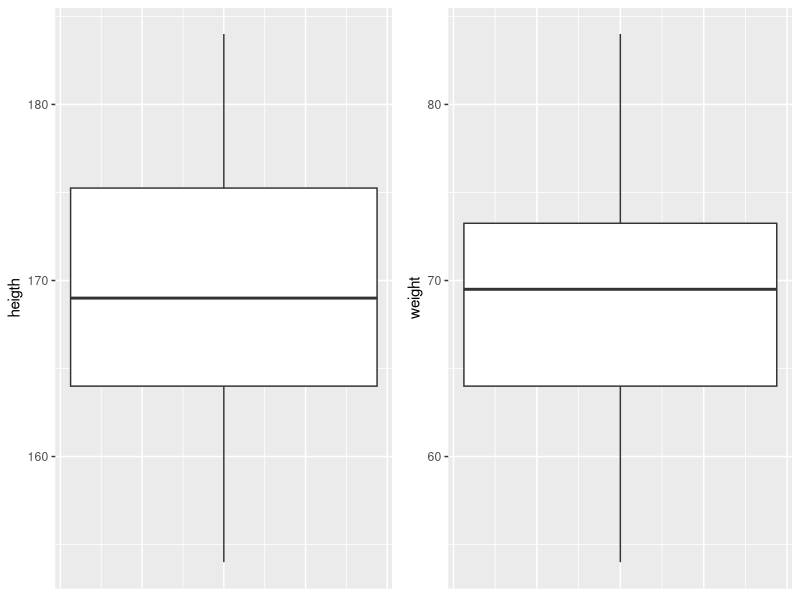
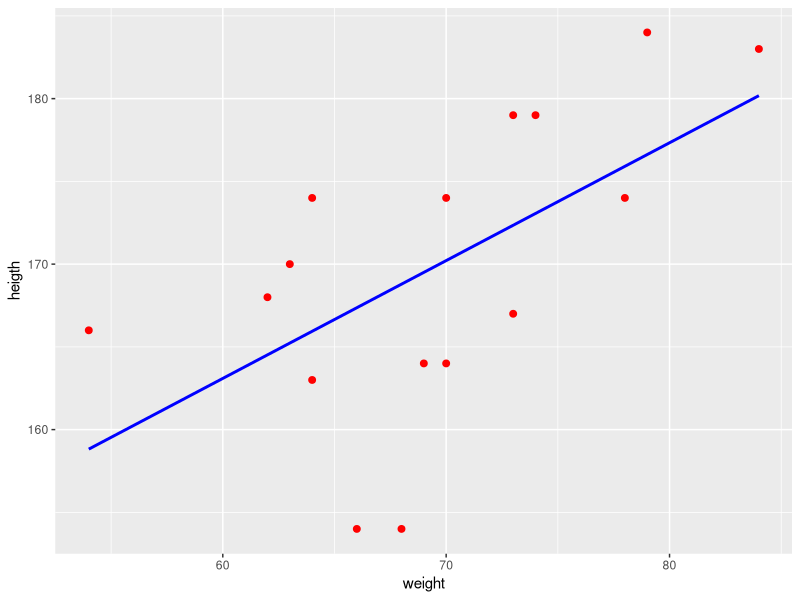

Reproduce these figures in R, in order.
## ---- chunk 1
knitr::opts_chunk$set(echo = TRUE)

# title: comparing two variables - Pearson's product-moment correlation
# author: jonathan
# revised: 14/1/2020 

WEB <- c("https://bioceed.uib.no/dropfolder/bioSTATS/Rmd/Basic/2-sample/pearson.html")
GIT <- c("https://github.com/jonathansoule/biostats/blob/master/Basic/2-sample/pearson.Rmd")
library(ggplot2)
library(gridExtra)
weight<-c(84,64,73,78,70,79,74,68,73,63,62,69,54,64,66,70)
heigth<-c(183,174,179,174,164,184,179,154,167,170,168,164,166,163,154,174)
df <- data.frame(heigth, weight)
## ---- chunk 2
shapiro.test(weight)
shapiro.test(heigth)
## ---- chunk 3
var.test(weight, heigth)
## ---- chunk 4
plot1 <- ggplot(df, aes(X = "heigth", y = heigth)) +
geom_boxplot(outlier.colour = "red", outlier.shape = 1) +
  theme(axis.title.x=element_blank(),
        axis.text.x=element_blank(),
        axis.ticks.x=element_blank())
plot2 <- ggplot(df, aes(X = "weight", y = weight)) +
geom_boxplot(outlier.colour = "red", outlier.shape = 1)+
  theme(axis.title.x=element_blank(),
        axis.text.x=element_blank(),
        axis.ticks.x=element_blank())
grid.arrange(plot1, plot2, ncol=2)

## ---- chunk 5
ggplot(df, aes(x = weight, y = heigth)) +
  geom_point(size = 2, color = "red") + 
  geom_smooth(method = "lm", color = "blue", se=FALSE)
## ---- chunk 6
cor.test(heigth, weight, method="pearson")
